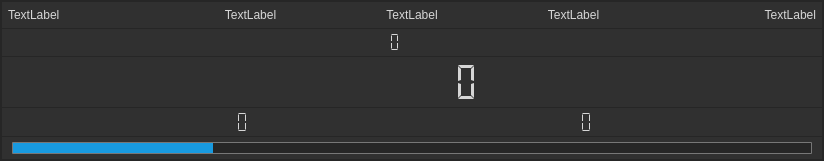
<?xml version="1.0" encoding="UTF-8"?>
<ui version="4.0">
 <class>WidgetDisplay</class>
 <widget class="QWidget" name="WidgetDisplay">
  <property name="geometry">
   <rect>
    <x>0</x>
    <y>0</y>
    <width>824</width>
    <height>161</height>
   </rect>
  </property>
  <property name="sizePolicy">
   <sizepolicy hsizetype="Expanding" vsizetype="Expanding">
    <horstretch>0</horstretch>
    <verstretch>0</verstretch>
   </sizepolicy>
  </property>
  <property name="minimumSize">
   <size>
    <width>0</width>
    <height>100</height>
   </size>
  </property>
  <property name="font">
   <font/>
  </property>
  <property name="windowTitle">
   <string>Form</string>
  </property>
  <property name="autoFillBackground">
   <bool>false</bool>
  </property>
  <property name="styleSheet">
   <string notr="true">QObject{
background-color: rgb(38, 38, 38);
color: rgb(214, 214, 214)
}</string>
  </property>
  <layout class="QHBoxLayout" name="WidgetDisplay_2">
   <property name="spacing">
    <number>0</number>
   </property>
   <property name="leftMargin">
    <number>0</number>
   </property>
   <property name="topMargin">
    <number>0</number>
   </property>
   <property name="rightMargin">
    <number>0</number>
   </property>
   <property name="bottomMargin">
    <number>0</number>
   </property>
   <item>
    <widget class="QWidget" name="horizontalWidget" native="true">
     <property name="enabled">
      <bool>true</bool>
     </property>
     <property name="sizePolicy">
      <sizepolicy hsizetype="Expanding" vsizetype="Expanding">
       <horstretch>0</horstretch>
       <verstretch>0</verstretch>
      </sizepolicy>
     </property>
     <property name="styleSheet">
      <string notr="true">QObject{
background-color: rgb(38, 38, 38);
}</string>
     </property>
     <layout class="QHBoxLayout" name="horizontalLayout">
      <property name="spacing">
       <number>0</number>
      </property>
      <property name="leftMargin">
       <number>0</number>
      </property>
      <property name="topMargin">
       <number>0</number>
      </property>
      <property name="rightMargin">
       <number>0</number>
      </property>
      <property name="bottomMargin">
       <number>0</number>
      </property>
      <item>
       <widget class="QWidget" name="verticalWidget" native="true">
        <property name="enabled">
         <bool>true</bool>
        </property>
        <property name="sizePolicy">
         <sizepolicy hsizetype="Expanding" vsizetype="Expanding">
          <horstretch>0</horstretch>
          <verstretch>0</verstretch>
         </sizepolicy>
        </property>
        <layout class="QVBoxLayout" name="verticalLayout">
         <property name="spacing">
          <number>1</number>
         </property>
         <property name="leftMargin">
          <number>2</number>
         </property>
         <property name="topMargin">
          <number>2</number>
         </property>
         <property name="rightMargin">
          <number>2</number>
         </property>
         <property name="bottomMargin">
          <number>2</number>
         </property>
         <item>
          <widget class="QWidget" name="horizontalWidget_labelArea" native="true">
           <property name="sizePolicy">
            <sizepolicy hsizetype="Expanding" vsizetype="Fixed">
             <horstretch>0</horstretch>
             <verstretch>0</verstretch>
            </sizepolicy>
           </property>
           <property name="autoFillBackground">
            <bool>false</bool>
           </property>
           <property name="styleSheet">
            <string notr="true">QObject{
background-color: rgb(48, 48, 48);
}</string>
           </property>
           <layout class="QHBoxLayout" name="horizontalLayout_labelArea">
            <property name="spacing">
             <number>0</number>
            </property>
            <property name="leftMargin">
             <number>6</number>
            </property>
            <property name="topMargin">
             <number>6</number>
            </property>
            <property name="rightMargin">
             <number>6</number>
            </property>
            <property name="bottomMargin">
             <number>6</number>
            </property>
            <item>
             <widget class="QLabel" name="label_0">
              <property name="sizePolicy">
               <sizepolicy hsizetype="Expanding" vsizetype="Expanding">
                <horstretch>0</horstretch>
                <verstretch>0</verstretch>
               </sizepolicy>
              </property>
              <property name="font">
               <font>
                <weight>50</weight>
                <bold>false</bold>
               </font>
              </property>
              <property name="styleSheet">
               <string notr="true"/>
              </property>
              <property name="text">
               <string>&lt;html&gt;&lt;head/&gt;&lt;body&gt;&lt;p&gt;TextLabel&lt;/p&gt;&lt;/body&gt;&lt;/html&gt;</string>
              </property>
             </widget>
            </item>
            <item>
             <widget class="QLabel" name="label_1">
              <property name="sizePolicy">
               <sizepolicy hsizetype="Expanding" vsizetype="Expanding">
                <horstretch>0</horstretch>
                <verstretch>0</verstretch>
               </sizepolicy>
              </property>
              <property name="font">
               <font/>
              </property>
              <property name="text">
               <string>TextLabel</string>
              </property>
              <property name="alignment">
               <set>Qt::AlignCenter</set>
              </property>
             </widget>
            </item>
            <item>
             <widget class="QLabel" name="label_2">
              <property name="sizePolicy">
               <sizepolicy hsizetype="Expanding" vsizetype="Expanding">
                <horstretch>0</horstretch>
                <verstretch>0</verstretch>
               </sizepolicy>
              </property>
              <property name="minimumSize">
               <size>
                <width>0</width>
                <height>0</height>
               </size>
              </property>
              <property name="font">
               <font/>
              </property>
              <property name="text">
               <string>TextLabel</string>
              </property>
              <property name="alignment">
               <set>Qt::AlignCenter</set>
              </property>
             </widget>
            </item>
            <item>
             <widget class="QLabel" name="label_3">
              <property name="sizePolicy">
               <sizepolicy hsizetype="Expanding" vsizetype="Expanding">
                <horstretch>0</horstretch>
                <verstretch>0</verstretch>
               </sizepolicy>
              </property>
              <property name="font">
               <font/>
              </property>
              <property name="text">
               <string>TextLabel</string>
              </property>
              <property name="alignment">
               <set>Qt::AlignCenter</set>
              </property>
             </widget>
            </item>
            <item>
             <widget class="QLabel" name="label_4">
              <property name="sizePolicy">
               <sizepolicy hsizetype="Expanding" vsizetype="Expanding">
                <horstretch>0</horstretch>
                <verstretch>0</verstretch>
               </sizepolicy>
              </property>
              <property name="minimumSize">
               <size>
                <width>0</width>
                <height>0</height>
               </size>
              </property>
              <property name="font">
               <font/>
              </property>
              <property name="text">
               <string>TextLabel</string>
              </property>
              <property name="alignment">
               <set>Qt::AlignRight|Qt::AlignTrailing|Qt::AlignVCenter</set>
              </property>
             </widget>
            </item>
           </layout>
          </widget>
         </item>
         <item>
          <widget class="QWidget" name="horizontalWidget_avg" native="true">
           <property name="sizePolicy">
            <sizepolicy hsizetype="Expanding" vsizetype="Expanding">
             <horstretch>0</horstretch>
             <verstretch>0</verstretch>
            </sizepolicy>
           </property>
           <property name="maximumSize">
            <size>
             <width>16777215</width>
             <height>50</height>
            </size>
           </property>
           <property name="styleSheet">
            <string notr="true">QObject{
background-color: rgb(48, 48, 48);
}</string>
           </property>
           <layout class="QHBoxLayout" name="horizontalLayout_avg">
            <property name="spacing">
             <number>30</number>
            </property>
            <property name="leftMargin">
             <number>6</number>
            </property>
            <property name="topMargin">
             <number>3</number>
            </property>
            <property name="rightMargin">
             <number>6</number>
            </property>
            <property name="bottomMargin">
             <number>3</number>
            </property>
            <item>
             <widget class="QLCDNumber" name="lcdNumber_avg">
              <property name="sizePolicy">
               <sizepolicy hsizetype="Expanding" vsizetype="Expanding">
                <horstretch>0</horstretch>
                <verstretch>0</verstretch>
               </sizepolicy>
              </property>
              <property name="maximumSize">
               <size>
                <width>16777215</width>
                <height>50</height>
               </size>
              </property>
              <property name="frameShape">
               <enum>QFrame::NoFrame</enum>
              </property>
              <property name="digitCount">
               <number>14</number>
              </property>
              <property name="segmentStyle">
               <enum>QLCDNumber::Flat</enum>
              </property>
             </widget>
            </item>
            <item>
             <widget class="QWidget" name="styleAvg" native="true">
              <property name="sizePolicy">
               <sizepolicy hsizetype="Expanding" vsizetype="Expanding">
                <horstretch>0</horstretch>
                <verstretch>0</verstretch>
               </sizepolicy>
              </property>
              <property name="minimumSize">
               <size>
                <width>15</width>
                <height>0</height>
               </size>
              </property>
              <property name="maximumSize">
               <size>
                <width>120</width>
                <height>35</height>
               </size>
              </property>
             </widget>
            </item>
           </layout>
          </widget>
         </item>
         <item>
          <widget class="QWidget" name="horizontalWidget_valueAndUnit" native="true">
           <property name="sizePolicy">
            <sizepolicy hsizetype="Expanding" vsizetype="Expanding">
             <horstretch>0</horstretch>
             <verstretch>0</verstretch>
            </sizepolicy>
           </property>
           <property name="minimumSize">
            <size>
             <width>0</width>
             <height>50</height>
            </size>
           </property>
           <property name="styleSheet">
            <string notr="true">QObject{
background-color: rgb(48, 48, 48);
}</string>
           </property>
           <layout class="QHBoxLayout" name="horizontalLayout_valueAndUnit">
            <property name="spacing">
             <number>30</number>
            </property>
            <property name="leftMargin">
             <number>6</number>
            </property>
            <property name="topMargin">
             <number>4</number>
            </property>
            <property name="rightMargin">
             <number>6</number>
            </property>
            <property name="bottomMargin">
             <number>4</number>
            </property>
            <item>
             <widget class="QLCDNumber" name="lcdNumber">
              <property name="sizePolicy">
               <sizepolicy hsizetype="Expanding" vsizetype="Expanding">
                <horstretch>0</horstretch>
                <verstretch>0</verstretch>
               </sizepolicy>
              </property>
              <property name="minimumSize">
               <size>
                <width>0</width>
                <height>0</height>
               </size>
              </property>
              <property name="styleSheet">
               <string notr="true">QLCDNumber{
color: rgb(214, 214, 214);
}</string>
              </property>
              <property name="frameShape">
               <enum>QFrame::NoFrame</enum>
              </property>
              <property name="frameShadow">
               <enum>QFrame::Raised</enum>
              </property>
              <property name="lineWidth">
               <number>1</number>
              </property>
              <property name="midLineWidth">
               <number>0</number>
              </property>
              <property name="smallDecimalPoint">
               <bool>false</bool>
              </property>
              <property name="digitCount">
               <number>14</number>
              </property>
              <property name="mode">
               <enum>QLCDNumber::Dec</enum>
              </property>
              <property name="segmentStyle">
               <enum>QLCDNumber::Flat</enum>
              </property>
              <property name="value" stdset="0">
               <double>0.000000000000000</double>
              </property>
              <property name="intValue" stdset="0">
               <number>0</number>
              </property>
             </widget>
            </item>
            <item>
             <widget class="QWidget" name="styleUnits" native="true">
              <property name="sizePolicy">
               <sizepolicy hsizetype="Expanding" vsizetype="Expanding">
                <horstretch>0</horstretch>
                <verstretch>0</verstretch>
               </sizepolicy>
              </property>
              <property name="minimumSize">
               <size>
                <width>15</width>
                <height>0</height>
               </size>
              </property>
              <property name="maximumSize">
               <size>
                <width>120</width>
                <height>80</height>
               </size>
              </property>
              <property name="styleSheet">
               <string notr="true"/>
              </property>
             </widget>
            </item>
           </layout>
          </widget>
         </item>
         <item>
          <widget class="QWidget" name="horizontalWidget_err" native="true">
           <property name="sizePolicy">
            <sizepolicy hsizetype="Expanding" vsizetype="Expanding">
             <horstretch>0</horstretch>
             <verstretch>0</verstretch>
            </sizepolicy>
           </property>
           <property name="maximumSize">
            <size>
             <width>16777215</width>
             <height>50</height>
            </size>
           </property>
           <property name="styleSheet">
            <string notr="true">QObject{
background-color: rgb(48, 48, 48);
}</string>
           </property>
           <layout class="QHBoxLayout" name="horizontalLayout_err">
            <property name="spacing">
             <number>30</number>
            </property>
            <property name="leftMargin">
             <number>6</number>
            </property>
            <property name="topMargin">
             <number>3</number>
            </property>
            <property name="rightMargin">
             <number>6</number>
            </property>
            <property name="bottomMargin">
             <number>3</number>
            </property>
            <item>
             <widget class="QWidget" name="styleQerr" native="true">
              <property name="sizePolicy">
               <sizepolicy hsizetype="Expanding" vsizetype="Expanding">
                <horstretch>0</horstretch>
                <verstretch>0</verstretch>
               </sizepolicy>
              </property>
              <property name="maximumSize">
               <size>
                <width>35</width>
                <height>35</height>
               </size>
              </property>
             </widget>
            </item>
            <item>
             <widget class="QLCDNumber" name="lcdNumber_qerr">
              <property name="sizePolicy">
               <sizepolicy hsizetype="Expanding" vsizetype="Expanding">
                <horstretch>0</horstretch>
                <verstretch>0</verstretch>
               </sizepolicy>
              </property>
              <property name="maximumSize">
               <size>
                <width>16777215</width>
                <height>50</height>
               </size>
              </property>
              <property name="frameShape">
               <enum>QFrame::NoFrame</enum>
              </property>
              <property name="digitCount">
               <number>10</number>
              </property>
              <property name="segmentStyle">
               <enum>QLCDNumber::Flat</enum>
              </property>
             </widget>
            </item>
            <item>
             <widget class="QWidget" name="styleTerr" native="true">
              <property name="sizePolicy">
               <sizepolicy hsizetype="Expanding" vsizetype="Expanding">
                <horstretch>0</horstretch>
                <verstretch>0</verstretch>
               </sizepolicy>
              </property>
              <property name="maximumSize">
               <size>
                <width>35</width>
                <height>35</height>
               </size>
              </property>
             </widget>
            </item>
            <item>
             <widget class="QLCDNumber" name="lcdNumber_terr">
              <property name="sizePolicy">
               <sizepolicy hsizetype="Expanding" vsizetype="Expanding">
                <horstretch>0</horstretch>
                <verstretch>0</verstretch>
               </sizepolicy>
              </property>
              <property name="frameShape">
               <enum>QFrame::NoFrame</enum>
              </property>
              <property name="frameShadow">
               <enum>QFrame::Plain</enum>
              </property>
              <property name="digitCount">
               <number>10</number>
              </property>
              <property name="segmentStyle">
               <enum>QLCDNumber::Flat</enum>
              </property>
             </widget>
            </item>
            <item>
             <widget class="QWidget" name="styleErr" native="true">
              <property name="sizePolicy">
               <sizepolicy hsizetype="Expanding" vsizetype="Expanding">
                <horstretch>0</horstretch>
                <verstretch>0</verstretch>
               </sizepolicy>
              </property>
              <property name="minimumSize">
               <size>
                <width>15</width>
                <height>0</height>
               </size>
              </property>
              <property name="maximumSize">
               <size>
                <width>120</width>
                <height>35</height>
               </size>
              </property>
             </widget>
            </item>
           </layout>
          </widget>
         </item>
         <item>
          <widget class="QWidget" name="horizontalWidget_bar" native="true">
           <property name="sizePolicy">
            <sizepolicy hsizetype="Expanding" vsizetype="Preferred">
             <horstretch>0</horstretch>
             <verstretch>0</verstretch>
            </sizepolicy>
           </property>
           <property name="minimumSize">
            <size>
             <width>0</width>
             <height>4</height>
            </size>
           </property>
           <property name="maximumSize">
            <size>
             <width>16777215</width>
             <height>26</height>
            </size>
           </property>
           <property name="sizeIncrement">
            <size>
             <width>0</width>
             <height>0</height>
            </size>
           </property>
           <property name="baseSize">
            <size>
             <width>0</width>
             <height>0</height>
            </size>
           </property>
           <property name="styleSheet">
            <string notr="true">QObject{
background-color: rgb(48, 48, 48);
}</string>
           </property>
           <layout class="QHBoxLayout" name="horizontalLayout_bar">
            <property name="spacing">
             <number>0</number>
            </property>
            <property name="leftMargin">
             <number>10</number>
            </property>
            <property name="topMargin">
             <number>5</number>
            </property>
            <property name="rightMargin">
             <number>10</number>
            </property>
            <property name="bottomMargin">
             <number>5</number>
            </property>
            <item>
             <widget class="QProgressBar" name="progressBar">
              <property name="sizePolicy">
               <sizepolicy hsizetype="Expanding" vsizetype="Expanding">
                <horstretch>0</horstretch>
                <verstretch>4</verstretch>
               </sizepolicy>
              </property>
              <property name="minimumSize">
               <size>
                <width>0</width>
                <height>4</height>
               </size>
              </property>
              <property name="maximumSize">
               <size>
                <width>16777215</width>
                <height>14</height>
               </size>
              </property>
              <property name="sizeIncrement">
               <size>
                <width>0</width>
                <height>0</height>
               </size>
              </property>
              <property name="baseSize">
               <size>
                <width>0</width>
                <height>0</height>
               </size>
              </property>
              <property name="font">
               <font>
                <italic>false</italic>
                <kerning>true</kerning>
               </font>
              </property>
              <property name="styleSheet">
               <string notr="true">QProgressBar {
	border: 1px solid #777;
    border-radius: 1px;
	background: rgb(38, 38, 38);
}

QProgressBar::chunk {
    background-color: rgb(24, 154, 224);
    width: 20px;
}</string>
              </property>
              <property name="value">
               <number>24</number>
              </property>
              <property name="alignment">
               <set>Qt::AlignCenter</set>
              </property>
              <property name="textVisible">
               <bool>false</bool>
              </property>
              <property name="orientation">
               <enum>Qt::Horizontal</enum>
              </property>
              <property name="invertedAppearance">
               <bool>false</bool>
              </property>
              <property name="textDirection">
               <enum>QProgressBar::TopToBottom</enum>
              </property>
             </widget>
            </item>
           </layout>
          </widget>
         </item>
        </layout>
       </widget>
      </item>
     </layout>
    </widget>
   </item>
  </layout>
 </widget>
 <resources/>
 <connections/>
</ui>
